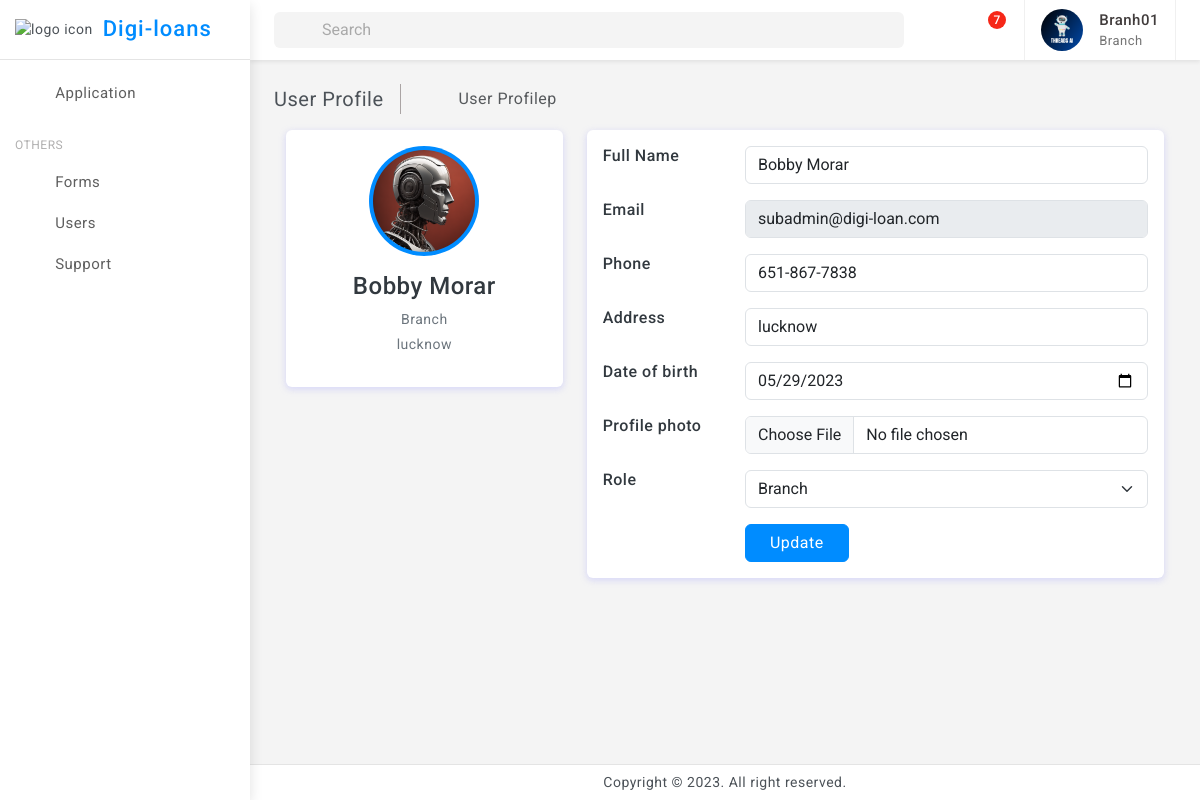
/user_edit/10 (signed in), run on an earlier commit of the app's database.
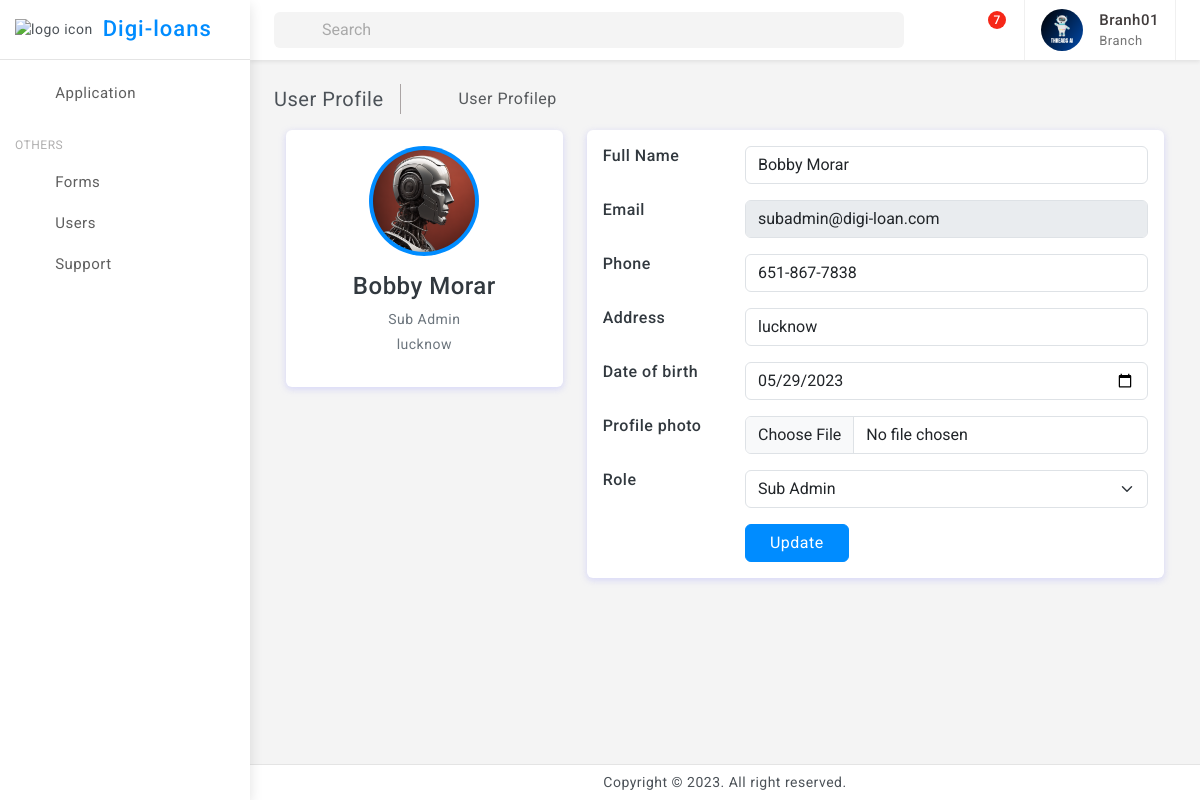
And on a later commit of the database.
### tables this page shows
CREATE TABLE Roles (
                role_id INTEGER PRIMARY KEY,
                role_name TEXT NOT NULL,
                created_time TIMESTAMP DEFAULT CURRENT_TIMESTAMP,
                updated_time TIMESTAMP DEFAULT CURRENT_TIMESTAMP
            );

CREATE TABLE "Users" (
	"user_id"	INTEGER,
	"email"	TEXT NOT NULL,
	"password"	TEXT NOT NULL,
	"role_id"	INTEGER,
	"full_name"	TEXT,
	"date_of_birth"	TEXT,
	"address"	TEXT,
	"phone_number"	TEXT,
	"created_time"	TIMESTAMP DEFAULT CURRENT_TIMESTAMP,
	"updated_time"	TIMESTAMP DEFAULT CURRENT_TIMESTAMP,
	"approved"	INTEGER,
	"createdBy"	INTEGER,
	"branchBy"	INTEGER,
	PRIMARY KEY("user_id"),
	FOREIGN KEY("branchBy") REFERENCES "Users"("user_id")
);

### flask_app.py (the view, shortened to what this page needs)
@app.route('/user_edit/<int:user_id>', methods=['GET', 'POST'])
def user_edit(user_id):
    if(session['logged_in']==False):
        return redirect(url_for('login'))
    user=get_user(user_id)
    role=get_role(user[3])
    image=get_user_image(user_id)
    roles=get_roles()
    return render_template("vertical/user_profile_edit.html",user=user,role=role,image=image,roles=roles,user_id=user_id)

### databse/db_service.py (called while the page is built)
def connect_db():
    return sqlite3.connect('databse/digi_loans.db')

def get_user(user_id):
    conn = connect_db()
    cursor = conn.cursor()
    try:
        cursor.execute('SELECT * FROM Users WHERE user_id = ?', (user_id,))
        user = cursor.fetchone()
        conn.close()
        return user
    except sqlite3.Error as e:
        print("Error getting user:", e)
        conn.close()
        return None

def get_role(role_id):
    conn = connect_db()
    cursor = conn.cursor()
    try:
        cursor.execute('SELECT * FROM Roles WHERE role_id = ?', (role_id,))
        role = cursor.fetchone()
        conn.close()
        return role
    except sqlite3.Error as e:
        print("Error getting role:", e)
        conn.close()
        return None

def get_roles():
    conn = connect_db()
    cursor = conn.cursor()
    try:
        cursor.execute('SELECT * FROM Roles',)
        roles = cursor.fetchall()
        conn.close()
        return roles
    except sqlite3.Error as e:
        print("Error getting role:", e)
        conn.close()
        return None

### templates/vertical/user_profile_edit.html (shortened to what this page needs)
{% extends "base.html" %}
{% block content %}
<div class="page-wrapper">
	<div class="page-content">
		<div class="page-breadcrumb d-none d-sm-flex align-items-center mb-3">
			<div class="breadcrumb-title pe-3">User Profile</div>
			<div class="ps-3">
				<nav aria-label="breadcrumb">
					<ol class="breadcrumb mb-0 p-0">
						<li class="breadcrumb-item"><a href="javascript:;"><i class="bx bx-home-alt"></i></a>
						</li>
						<li class="breadcrumb-item active" aria-current="page">User Profilep</li>
					</ol>
				</nav>
			</div>
		</div>
		<div class="container">
			<div class="main-body">
				<div class="row">
					<div class="col-lg-4">
						<div class="card">
							<div class="card-body">
								<form  action="{{ url_for('user_edit', user_id=user_id) }}" method="POST" enctype="multipart/form-data">
								<div class="d-flex flex-column align-items-center text-center">
									<img src="{{ url_for('static', filename=image[2]) }}" alt="Admin" class="rounded-circle p-1 bg-primary" width="110">
									<div class="mt-3">
										<h4>{{user[4]}}</h4>
										<p class="text-secondary mb-1">{{role[1]}}</p>
										<p class="text-muted font-size-sm">{{user[6]}}</p>
									</div>
								</div>
							</div>
						</div>
					</div>
					<div class="col-lg-8">
						<div class="card">
							<div class="card-body">
								<div class="row mb-3">
									<div class="col-sm-3">
										<h6 class="mb-0">Full Name</h6>
									</div>
									<div class="col-sm-9 text-secondary">
										<input name="full_name" type="text" class="form-control" value="{{user[4]}}" />
									</div>
								</div>
								<div class="row mb-3">
									<div class="col-sm-3">
										<h6 class="mb-0">Email</h6>
									</div>
									<div class="col-sm-9 text-secondary">
										<input name="email_address" type="text" class="form-control" value="{{user[1]}}" disabled/>
									</div>
								</div>
								<div class="row mb-3">
									<div class="col-sm-3">
										<h6 class="mb-0">Phone</h6>
									</div>
									<div class="col-sm-9 text-secondary">
										<input name="phone" type="text" class="form-control" value="{{user[7]}}" />
									</div>
								</div>
								<div class="row mb-3">
									<div class="col-sm-3">
										<h6 class="mb-0">Address</h6>
									</div>
									<div class="col-sm-9 text-secondary">
										<input name="address" type="text" class="form-control" value="{{user[6]}}" />
									</div>
								</div>
								<div class="row mb-3">
									<div class="col-sm-3">
										<h6 class="mb-0">Date of birth</h6>
									</div>
									<div class="col-sm-9 text-secondary">
										<input name="date_of_birth" type="date" class="form-control" value="{{user[5]}}" />
									</div>
								</div>
								<div class="row mb-3">
									<div class="col-sm-3">
										<h6 class="mb-0">Profile photo</h6>
									</div>
									<div class="col-sm-9 text-secondary">
										<input name="profile_photo" type="file" class="form-control" />
									</div>
								</div>
								<div class="row mb-3">
									<div class="col-sm-3">
										<h6 class="mb-0">Role</h6>
									</div>
									<div class="col-sm-9 text-secondary">
										<select class="form-select" id="chose_role" name="chose_role" required>
											{% for role in roles %}
												<option value="{{ role[0] }}" {% if role[0] == user[3] %}selected{% endif %}>{{ role[1] }}</option>
											{% endfor %}
										</select>
									</div>
								</div>
								<div class="row">
									<div class="col-sm-3"></div>
									<div class="col-sm-9 text-secondary">
										<input type="submit" class="btn btn-primary px-4" value="Update" />
									</div>
								</div>
							</div>
						</div>
					</div>
				</div>
			</div>
		</div>
	</div>
</div>
{% endblock %}

### templates/base.html (shortened to what the changed rows need)
<!doctype html>
<html lang="en">
<head>
	<link href="{{ url_for('static', filename='assets/plugins/vectormap/jquery-jvectormap-2.0.2.css') }}" rel="stylesheet"/>
	<link href="{{ url_for('static', filename='assets/plugins/simplebar/css/simplebar.css') }}" rel="stylesheet" />
	<link href="{{ url_for('static', filename='assets/plugins/perfect-scrollbar/css/perfect-scrollbar.css') }}" rel="stylesheet" />
	<link href="{{ url_for('static', filename='assets/plugins/metismenu/css/metisMenu.min.css') }}" rel="stylesheet"/>
	<link href="{{ url_for('static', filename='assets/plugins/datatable/css/dataTables.bootstrap5.min.css') }}" rel="stylesheet" />
	<link href="{{ url_for('static', filename='assets/css/pace.min.css') }}" rel="stylesheet"/>
	<link href="{{ url_for('static', filename='assets/css/bootstrap.min.css') }}" rel="stylesheet">
	<link href="{{ url_for('static', filename='assets/css/bootstrap-extended.css') }}" rel="stylesheet">
	<link href="{{ url_for('static', filename='assets/css/app.css') }}" rel="stylesheet">
	<link href="{{ url_for('static', filename='assets/css/icons.css') }}" rel="stylesheet">
	<link rel="stylesheet" href="{{ url_for('static', filename='assets/css/dark-theme.css') }}"/>
	<link rel="stylesheet" href="{{ url_for('static', filename='assets/css/semi-dark.css') }}"/>
	<link rel="stylesheet" href="{{ url_for('static', filename='assets/css/header-colors.css') }}"/>
</head>
<body>
	<div class="wrapper">
		<header>
			<div class="topbar d-flex align-items-center">
				<nav class="navbar navbar-expand gap-3">
					<div class="user-box dropdown px-3">
						<a class="d-flex align-items-center nav-link dropdown-toggle gap-3 dropdown-toggle-nocaret" href="#" role="button" data-bs-toggle="dropdown" aria-expanded="false">
							<div class="user-info">
								<p class="user-name mb-0">{{session['user'][4]}}</p>
								<p class="designattion mb-0">{{session['role'][1]}}</p>
							</div>
						</a>
					</div>
				</nav>
			</div>
		</header>
		{% block content %}{% endblock %}
	</div>
</body>
</html>

What changed in the data, as far as the page shows it:
changed Users "Bobby Morar": chose_role "Branch" → "Sub Admin"
now on this page (row unchanged): Roles: role_name "Sub Admin"
Also different on the page:
{{ role[1] }}: "Branch" → "Sub Admin"
